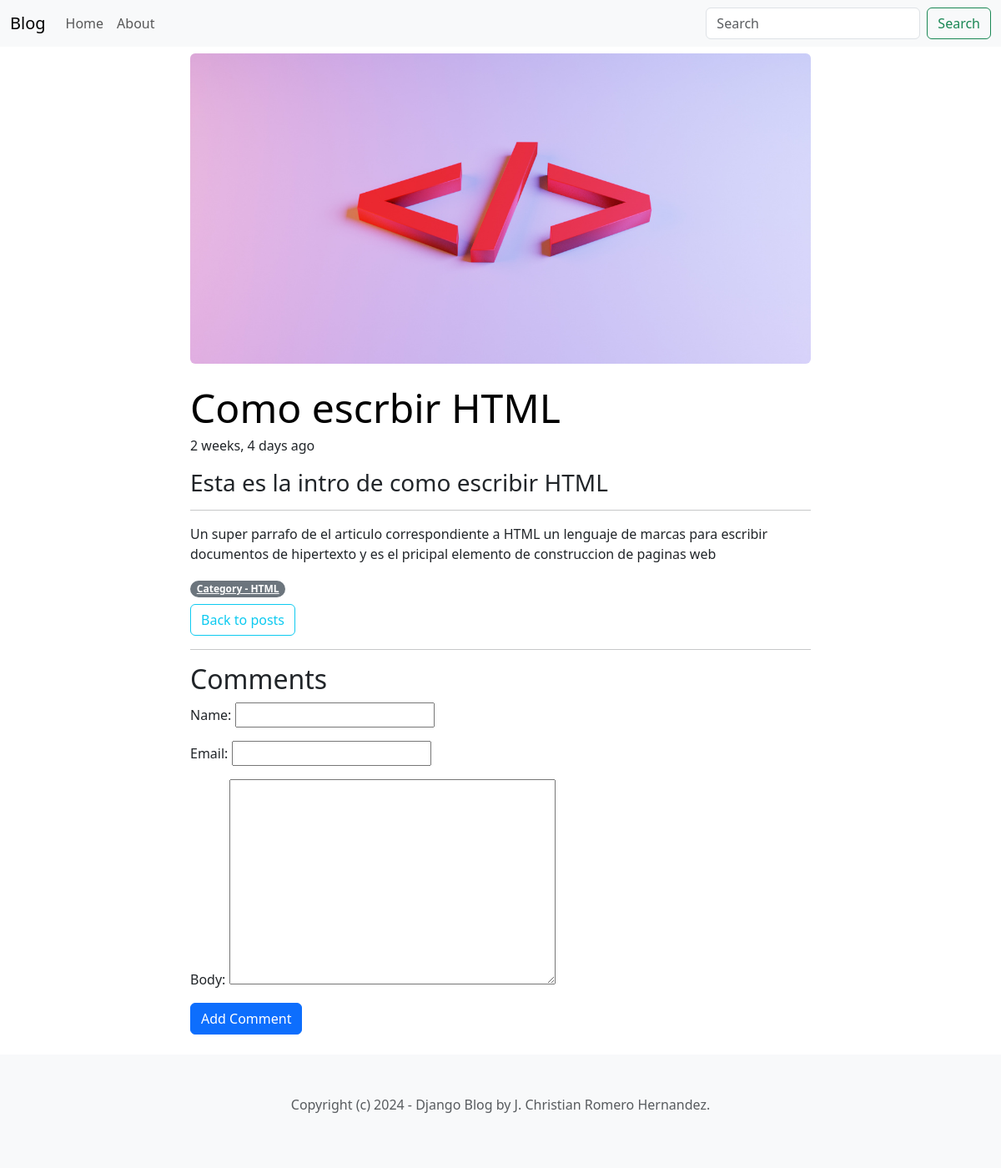
Page /blog/html/como-escrbir-html/ on the committed database.
### blog/models.py (models this page shows, shortened)
class Post(models.Model):
    ACTIVE = 'active'
    DRAFT = 'draft'
    CHOICES_STATUS = {
        (ACTIVE, 'Active'),
        (DRAFT, 'Draft')
    }
    category = models.ForeignKey(Category, related_name='posts', on_delete=models.CASCADE)
    title = models.CharField(max_length=255)
    slug = models.SlugField()
    intro = models.TextField()
    body = models.TextField()
    created_at = models.DateTimeField(auto_now_add=True)
    status = models.CharField(max_length=10, choices=CHOICES_STATUS, default=ACTIVE)
    image = models.ImageField(upload_to='upload/', blank=True, null=True)

class Category(models.Model):
    title = models.CharField(max_length=255)
    slug = models.SlugField()
    class Meta:
        ordering = ('title',)
        verbose_name_plural = 'Categories'
    def __str__(self):
        return self.title

### blog/views.py (the view)
# urls.py: path('<slug:category_slug>/<slug:slug>/', views.detail, name='post_detail'),
def detail(request, category_slug, slug):
    post = get_object_or_404(Post, slug=slug, status=Post.ACTIVE)
    if request.method == 'POST':
        form = CommentForm(request.POST)
        if form.is_valid():
            comment = form.save(commit=False)
            comment.post = post
            comment.save()
            return redirect('post_detail', slug=slug)
    else:
        form = CommentForm()
    context = {
        'post': post,
        'form': form
    }
    return render(request, 'blog/detail.html', context)

### blog/forms.py
class CommentForm(forms.ModelForm):
    class Meta:
        model = Comment
        fields = ['name', 'email', 'body']

### blog/templates/blog/detail.html (shortened to what this page needs)
{% extends 'blog/base.html' %}
{% block content %}
<div class="row g-5">
    <div class="d-flex justify-content-center">
        <div class="col-md-8 mb-2 mt-2">
            <article class="blog-post">
                {% if post.image %}
                  <figure class="figure">
                    <img src="{{post.image.url}}" class="figure-img img-fluid rounded" alt="{{post.title}}">
                  </figure>
                {% endif %}
                <h1 class="display-5 link-body-emphasis mb-1">{{ post.title }}</h1>
                <p class="blog-post-meta">{{ post.created_at|timesince }} ago</p>
                <h3>{{post.intro}}</h3>
                <hr>
                <p>{{post.body}}</p>
                <span class="badge rounded-pill bg-secondary"><a href="{% url 'category_detail' post.category.slug %}" class="text-white">Category - {{post.category}}</a></span>
                <br>
                <a href="{% url 'home' %}" class="btn btn-outline-info mt-2">Back to posts</a>
            </article>
            <hr>
            <h2>Comments</h2>
            <form action="" method="post">
                {{ form.as_p}}
                <button type="submit" class="btn btn-primary mb-3">Add Comment</button>
            </form>
        </div>
    </div>
</div>
{% endblock %}

### rows in the picture
Post: image (picture), title "Como escrbir HTML", created_at "2 weeks, 4 days", intro "Esta es la intro de como escribir HTML", body "Un super parrafo de el articulo correspondiente a HTML un lenguaje de marcas para escribir documentos de hipertexto y es el pricipal elemento de construccion de paginas web", category "HTML"
